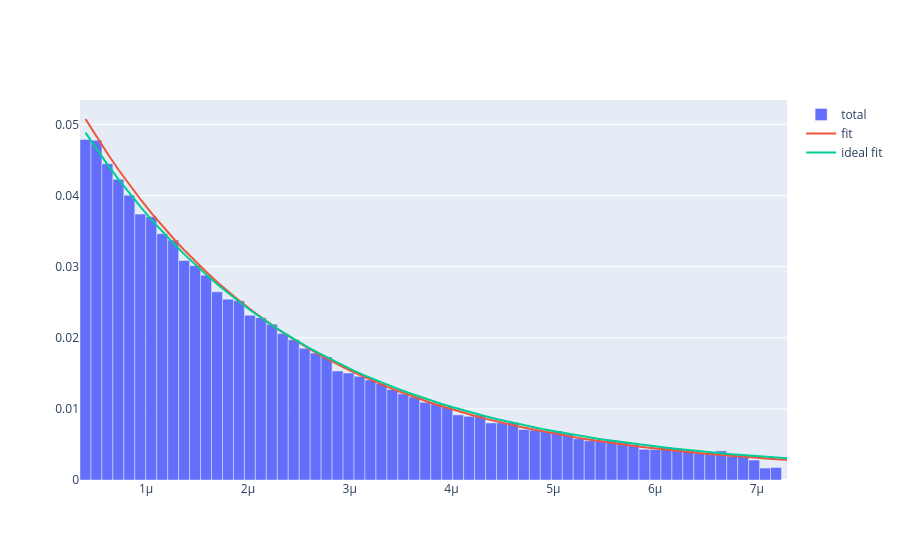

The cell this chart's notebook holds for it:
### Markdown cell above
## Plot result + Discrepancy analysis

### Code cell
count,edges = np.histogram(data_refact , n_bins_na)


fig = go.Figure()
fig.add_trace(go.Bar(x=edges[:-1], y=count/len(data_refact), name='total', width=np.diff(edges)))

x_fit = np.linspace(min(data_refact) , max(data_refact) , n_bins_na)
y_fit = exp_unif_pdf( x_fit , min(data_refact) , max(data_refact), *full_analysis.values)*np.diff( edges )[0]
y_ideal_fit = exp_unif_pdf(x_fit , min(data_refact) , max(data_refact), full_analysis.values["freq_exp1"], TAU_MU , 0)*np.diff(edges)[0]
fig.add_trace(go.Scatter(x=x_fit, y=y_fit, mode='lines', name='fit', line=dict(shape='linear')))
fig.add_trace(go.Scatter(x=x_fit, y=y_ideal_fit, mode='lines', name='ideal fit', line=dict(shape='linear')))
